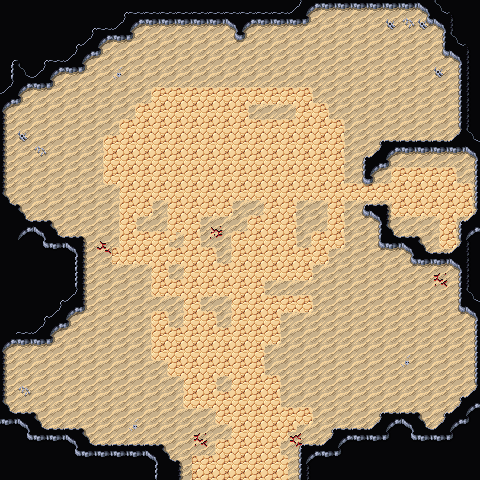

A level layout from a 2D game, rendered from its tile map. Below: a short description, then the map file with tile-grid data replaced by summaries:
An orthogonal 30x30 tile map with 16x16 px tiles, 4 tile layers (Background, Ground, Walls, Foreground), 2 tilesets and 8 objects.

<map version="1.8" tiledversion="1.8.6" orientation="orthogonal" renderorder="right-down" width="30" height="30" tilewidth="16" tileheight="16" infinite="0" nextlayerid="8" nextobjectid="65">
 <editorsettings>
  <export format="tmx" />
 </editorsettings>
 <properties>
  <property name="dungeonEffect">{
  "startBattleWithCard": [ "Manaweft Sliver", "Diffusion Sliver" ]
}</property>
 </properties>
 <tileset firstgid="1" source="../../tileset/main.tsx" />
 <tileset firstgid="6321" source="../../tileset/buildings.tsx" />
 <layer id="1" name="Background" width="30" height="30">
  <data>[900 cells, 900 non-empty, 3 distinct tile ids]</data>
 </layer>
 <layer id="6" name="Ground" width="30" height="30">
  <data>[900 cells, 37 non-empty, 15 distinct tile ids]</data>
 </layer>
 <layer id="2" name="Walls" width="30" height="30">
  <data>[900 cells, 529 non-empty, 34 distinct tile ids]</data>
 </layer>
 <layer id="7" name="Foreground" width="30" height="30">
  <properties>
   <property name="spriteLayer" type="bool" value="true" />
  </properties>
  <data>[900 cells, 15 non-empty, 7 distinct tile ids]</data>
 </layer>
 <objectgroup id="4" name="Objects">
  <object id="38" template="../../obj/entry_up.tx" x="192" y="480" width="112" height="8">
   <properties>
    <property name="teleport" value="" />
   </properties>
  </object>
  <object id="57" template="../../obj/enemy.tx" x="384" y="192" width="16" height="16" visible="1">
   <properties>
    <property name="enemy" value="Wounded Sliver" />
    <property name="reward" value="[ { &quot;type&quot;: &quot;item&quot;, &quot;itemName&quot;: &quot;Shell Wand&quot;, &quot;count&quot;: 1 } ]" />
    <property name="spawn.Easy" type="bool" value="true" />
    <property name="spawn.Hard" type="bool" value="true" />
    <property name="spawn.Normal" type="bool" value="true" />
   </properties>
  </object>
  <object id="59" template="../../obj/gold.tx" x="432" y="400" visible="1">
   <properties>
    <property name="reward">[{
 "type": "gold", "count": 250
}]</property>
   </properties>
  </object>
  <object id="64" template="../../obj/gold.tx" x="432" y="128" visible="1">
   <properties>
    <property name="reward">[{
 "type": "gold", "count": 250
}]</property>
   </properties>
  </object>
  <object id="61" template="../../obj/gold.tx" x="432" y="240" visible="1">
   <properties>
    <property name="reward">[{
 "type": "gold", "count": 150
}]</property>
   </properties>
  </object>
  <object id="60" template="../../obj/scroll.tx" x="448" y="176">
   <properties>
    <property name="reward" value="[ { &quot;type&quot;: &quot;card&quot;, &quot;cardName&quot;: &quot;Sliver Hive&quot;, &quot;count&quot;: 1 } ]" />
   </properties>
  </object>
  <object id="62" template="../../obj/scroll.tx" x="16" y="160">
   <properties>
    <property name="reward" value="[ { &quot;type&quot;: &quot;card&quot;, &quot;cardName&quot;: &quot;Sliver Construct&quot;, &quot;count&quot;: 1 } ]" />
   </properties>
  </object>
  <object id="63" template="../../obj/scroll.tx" x="144" y="48">
   <properties>
    <property name="reward" value="[ { &quot;type&quot;: &quot;card&quot;, &quot;cardName&quot;: &quot;Terraforming Expanse&quot;, &quot;count&quot;: 1 } ]" />
   </properties>
  </object>
 </objectgroup>
</map>
